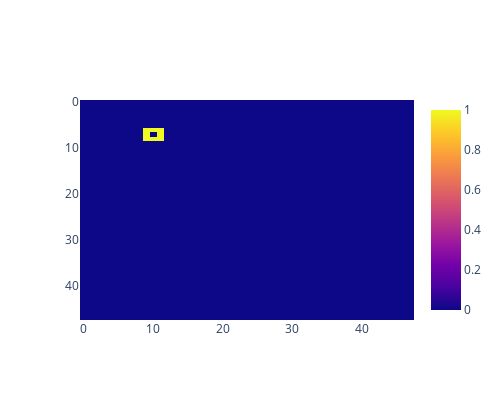
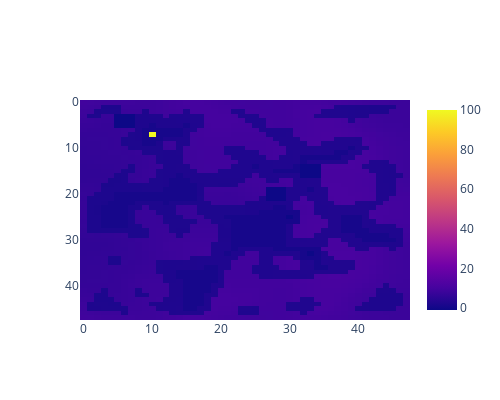

The notebook cell saved with these charts, in order:
### Code cell
def set_middle_of_factory_loc_zero(factory_loc: np.ndarray):
    """Returns an array where the usual factory_loc that contains a 3x3 block of ones is replaced with a zero in the middle"""
    arr = factory_loc.copy()
    # Find the indices of non-zero elements
    indices = np.argwhere(arr == 1)

    # Calculate the center of the 3x3 block
    center = indices.mean(axis=0).astype(int)

    # Set the middle element of the 3x3 block to zero
    arr[tuple(center)] = 0
    return arr

fac = myenv.agent.master.factories.friendly["factory_4"]
# util.show_map_array(fac.factory_loc)
loc = set_middle_of_factory_loc_zero(fac.factory_loc)
util.show_map_array(loc).update_layout(height=400, width=500).show()
c = (8,7)
print(util.nearest_non_zero(loc, c))
util.show_map_array(myenv.agent.master.pathfinder.full_costmap).update_layout(height=400, width=500).show()
myenv.agent.master.pathfinder.fast_path((10,7), (9,7))

### Figure 1 — Plotly figure (JSON) as saved in the notebook; plotly's stock layout.template omitted (floating-point values rounded to 4 significant figures; data arrays with more than 128 entries replaced by an {"elided": "..."} marker saying what was removed)
{"data": [{"type": "heatmap", "z": {"elided": "48x48 int values"}}], "layout": {"height": 400, "width": 500, "xaxis": {"autorange": true, "range": [-0.5, 47.5]}, "yaxis": {"autorange": true, "range": [47.5, -0.5]}}}

### Figure 2 — Plotly figure (JSON) as saved in the notebook; plotly's stock layout.template omitted (floating-point values rounded to 4 significant figures; data arrays with more than 128 entries replaced by an {"elided": "..."} marker saying what was removed)
{"data": [{"type": "heatmap", "z": {"elided": "48x48 float values"}}], "layout": {"height": 400, "width": 500, "xaxis": {"autorange": true, "range": [-0.5, 47.5]}, "yaxis": {"autorange": true, "range": [47.5, -0.5]}}}
